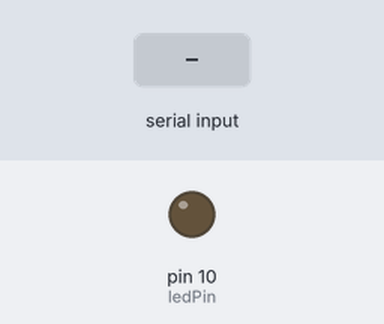
Simulated run of this sketch. Board: Arduino Uno, built with avr-gcc and run on an emulated ATmega328P. Parts: output pins drawn as LEDs (lit = HIGH). The test bench sets the inputs (shaded band). What the sketch prints to the serial monitor is not drawn.

Above: at 1.2 s.
1.3 s: "<blinkGlyph>" received over Serial
At 3.47 s:
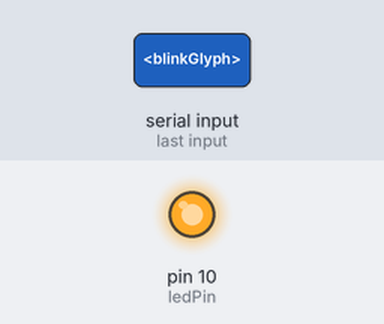
Timing chart, 0 to 10.3 s (numbered marks = the images above; inputs shaded):
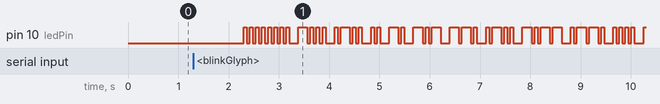

The sketch:

morse-code-blinker.ino
```cpp
/*
  Just Another Morse Code Project by a guy who
  doesn't really understand C++ or Arduino architecture.

  Enjoy!
*/

// Setup defintions
static const int ledPin = 10;
static const int initialTimeUnit = 60;

// This code was originally built and run on an Arduino Uno.
// A 156 char limit might be conservative but I thought I'd
// rather be safer than sorrier?
//
// Change it! Caveat emptor!
static const int phraseSizeLimit = 156;

static const bool debugMode = true;
static const bool testMode = false;

struct morseCodes {
  private:
  /*
    I don't know a whole lot about morse code and the various timings and
    calculations. There's, like a standard word-per-minutes thing and
    there's something about Farnsworth Timing and whatnot.

    No, we're not doing Farnsworth Timing. Just because.

    Anyway, go learn about it: https://morsecode.world/international/timing.html
  */

  // Base units in miliseconds. Change timeUnit to alter all the timings.
  int timeUnit = initialTimeUnit;
  int dit = timeUnit; // dot
  int dah = timeUnit * 3; // dash
  int intra = timeUnit; // gap between dits and dahs within a character
  int inter = (timeUnit * 3); // gap between characters of a word
  int wordDelay = (timeUnit * 7); // gap between words

  /*
    One tragic thing about noodling on the Arduino Uno and C++ was to
    find that hashmaps/dictionaries/key-value data structure types
    were just not easily available to me.

    I ended up using a multidimensional array.

    Each row started with the a char type that is converted to its
    int representation (ie. 'A' = 65).

    Then it's the length of the morse code, as in: how many dits and dahs.

    After that it's the morse code dits and dahs for each letter.

    [
      int that corresponds to the char,
      int of the dit-dah morse code length,
      ints of the dits and dahs,
      ...
    ]
  */
  int codes[53][10] = {
    // Alphabet (26)
    {'A', 2, dit, dah}, // (Assuming timeUnit = 60) dit = 60, intra = 60, dah 180. So, flashing an "a" should total 300.
    {'B', 4, dah, dit, dit, dit},
    {'C', 4, dah, dit, dah, dit},
    {'D', 3, dah, dit, dit},
    {'E', 1, dit},
    {'F', 4, dit, dit, dah, dit},
    {'G', 3, dah, dah, dit},
    {'H', 4, dit, dit, dit, dit},
    {'I', 2, dit, dit},
    {'J', 4, dit, dah, dah, dah},
    {'K', 3, dah, dit, dah},
    {'L', 4, dit, dah, dit, dit},
    {'M', 2, dah, dah},
    {'N', 2, dah, dit},
    {'O', 3, dah, dah, dah},
    {'P', 4, dit, dah, dah, dit},
    {'Q', 4, dah, dah, dit, dah},
    {'R', 3, dit, dah, dit},
    {'S', 3, dit, dit, dit},
    {'T', 1, dah},
    {'U', 3, dit, dit, dah},
    {'V', 4, dit, dit, dit, dah},
    {'W', 3, dit, dah, dah},
    {'X', 4, dah, dit, dit, dah},
    {'Y', 4, dah, dit, dah, dah},
    {'Z', 4, dah, dah, dit, dit},

    // Numerals (10)
    {'0', 5, dah, dah, dah, dah, dah},
    {'1', 5, dit, dah, dah, dah, dah},
    {'2', 5, dit, dit, dah, dah, dah},
    {'3', 5, dit, dit, dit, dah, dah},
    {'4', 5, dit, dit, dit, dit, dah},
    {'5', 5, dit, dit, dit, dit, dit},
    {'6', 5, dah, dit, dit, dit, dit},
    {'7', 5, dah, dah, dit, dit, dit},
    {'8', 5, dah, dah, dah, dit, dit},
    {'9', 5, dah, dah, dah, dah, dit},

    // Space (1)
    {' ', 1, wordDelay},

    // Punctuation (15)
    {'&', 5, dit, dah, dit, dit, dit},
    {'\'', 6, dit, dah, dah, dah, dah, dit},
    {'@', 6, dit, dah, dah, dit, dah, dit},
    {')', 6, dah, dit, dah, dah, dit, dah},
    {'(', 5, dah, dit, dah, dah, dit},
    {':', 6, dah, dah, dah, dit, dit, dit},
    {',', 6, dah, dah, dit, dit, dah, dah},
    {'=', 5, dah, dit, dit, dit, dah},
    {'!', 6, dah, dit, dah, dit, dah, dah},
    {'.', 6, dit, dah, dit, dah, dit, dah},
    {'-', 6, dah, dit, dit, dit, dit, dah},
    /*
      {'%', 15, dah, dah, dah, dah, dah, dah, dit, dit, dah, dit, dah, dah, dah, dah, dah},

      Now this percent sign is interesting. I think this huge
      array overloads the Uno's limited RAM. I suppose multidimensional
      arrays are pretty large memory hogs.

      Because I'm specifying a short int (-32768 to 32767) I think
      the calculation is as follows:

      ex. 56 * 17 * 2 = 1904KBytes

      1904KBytes for 2KBytes of SRAM. That's pretty close and declaring this
      multidimensional array with this row borks everything. So we gotta
      treat this as a special case.
    */
    {'+', 5, dit, dah, dit, dah, dit},
    {'"', 6, dit, dah, dit, dit, dah, dit},
    {'?', 6, dit, dit, dah, dah, dit, dit},
    {'/', 5, dah, dit, dit, dah, dit},

    // Error (1)
    // {-1, 8, dit, dit, dit, dit, dit, dit, dit, dit}
  };

  int error[10] = {-1, 8, dit, dit, dit, dit, dit, dit, dit, dit};

  public:
  // GETTERS START
  int getTimeUnit() {
    return timeUnit;
  }

  int getIntra() {
    return intra;
  }

  int getInter() {
    return inter;
  }
  // GETTERS END

  int* findGlyphArrPtr(char glyph) {
    if(!isAscii(glyph)) {
      return error;
    }

    int index = 0;
    int rows = sizeof codes / sizeof codes[0];

    // This is really an array bounds check to see if we're looking for a
    // character that isn't defined in the letterToMorse array (ie. Ø).
    // Otherwise we'd keep iterating into undefined behavior territory
    // and that's chaos.
    while( (index < rows) && (glyph != codes[index][0]) ) {
      index++;
    }

    bool charNotFound = glyph != codes[index][0];

    if(charNotFound) {
      return error;
    }

    return codes[index];
  }
};

struct morseBlinker {
  private:
  int ledPin;

  String phrase;
  int phraseLength;

  int intra;
  int inter;

  /*
    Prosigns are combinations of 2 or 3 letters
    sent together with no space inbetween.

    ie. no inter spaces

    In this program prosigns are indicated with
    angle brackets: < >

    https://morsecode.world/international/morse.html
  */
  bool isProsign = false;

  long totalDelay = 0;

  bool isTesting = false;
  bool isDebug = false;

  // Meat and potatoes START
  void blinkPhrase() {
    for(int i = 0; i < phraseLength; i++) {
      char glyph = phrase[i];

      if(glyph == '%') {
        blinkPercent();
      } else {
        blinkGlyph(glyph);
        printDebug(0);
      }

      if(shouldBlinkInter(i, glyph)) {
        blinkInter();
      }
    };
  }

  void blinkPercent() {
    blinkGlyph('0', '%', false, true);
    blinkGlyph('/', '\0', true, true);
    blinkGlyph('0', '\0', true);
    printDebug(0);
  }

  // All the crazy params after char glyph came about b/c of the nuttiness of working around '%'. Le sign.
  void blinkGlyph(char glyph, char overrideGlyph = '\0', bool skipPrintGlyph = false, bool forceIntra = false) {
    morseCodes morseCodes;

    int* glyphArr = morseCodes.findGlyphArrPtr(glyph);

    intra = morseCodes.getIntra();
    inter = morseCodes.getInter();

    int ditDahCount = glyphArr[1];

    if(!skipPrintGlyph) {
      printDebug(overrideGlyph ? overrideGlyph : glyph);
    }

    blinkGlyphDitDahs(glyphArr, 2, ditDahCount, forceIntra);
  };

  void blinkGlyphDitDahs(int* glyphArr, int startPosition, int ditDahCount,  bool forceIntra) {
    for(int i = startPosition; (i - startPosition) < ditDahCount; i++) {
      blinkDitDah(glyphArr[i]);
      blinkIntra(i, startPosition, ditDahCount, forceIntra);
    };
  }

  void blinkDitDah(int ditDahValue) {
    printDebug(ditDahValue);
    blinkOn(ditDahValue);
  }

  bool shouldBlinkInter(int index, char glyph) {
    if(isProsign) {
      return false;
    }

    bool isLastChar = index == phraseLength - 1;
    bool isNextCharNotSpace = !isSpace(phrase[index + 1]);
    bool isAlphaNumberOrPunct = isAlphaNumeric(glyph) || isPunct(glyph);

    return !isLastChar && isAlphaNumberOrPunct && isNextCharNotSpace;
  }

  void blinkIntra(int currentPosition, int startPosition, int ditDahCount, bool forceIntra) {
    if( ((currentPosition - startPosition) < (ditDahCount - 1)) || forceIntra) {
      printDebug(intra);
      blinkOff(intra);
    }
  };

  void blinkInter() {
    printDebug(inter);
    blinkOff(inter);
    printDebug(0);
  }

  void blinkOn(int delayLength) {
    totalDelay += delayLength;
    digitalWrite(ledPin, LOW);

    if(isTesting) { return; };

    digitalWrite(ledPin, HIGH);
    delay(delayLength);
    digitalWrite(ledPin, LOW);
  };

  void blinkOff(int delayLength) {
    totalDelay += delayLength;
    digitalWrite(ledPin, LOW);

    if(isTesting) { return; };

    delay(delayLength);
  }

  void printDebug(long value, String callingFunc = __builtin_FUNCTION()) {
    if(!isDebug) { return; }

    if(value == 0) {
      Serial.println();
    } else if(callingFunc == "blinkGlyph") {
      Serial.print(char(value));
      Serial.print(F(": "));
    } else if(callingFunc == "blinkDitDah") {
      Serial.print(value);
    } else if(callingFunc == "blinkInter") {
      Serial.print(F("|: ["));
      Serial.print(value);
      Serial.print(F(" - inter space]"));
    } else if(callingFunc == "blinkIntra") {
      Serial.print(F(" - ["));
      Serial.print(value);
      Serial.print(F("] - "));
    } else if(callingFunc == "blink") {
      Serial.println(F("==========="));
      Serial.print(F("Total time for phrase: "));
      Serial.print(value);
    }
  }
  // Meat and potatoes END

  void setIsProsign() {
    bool isProsignPhrase = (phraseLength <= 5) && (phrase[0] == '<') && (phrase[phraseLength - 1] == '>');

    if(isProsignPhrase) {
      isProsign = true;
      phrase.remove(phraseLength - 1, 1);
      phrase.remove(0, 1);

      phraseLength = phrase.length();
    }
  }

  public:
  // SETTERS START
  void setPhrase(String s) {
    s.toUpperCase();
    phrase = s;
    phraseLength = s.length();

    setIsProsign();
  }

  void setLedPin(int pin) {
    ledPin = pin;
    digitalWrite(ledPin, LOW);
  }

  void setIsTesting(bool testMode) { isTesting = testMode; }
  void setIsDebug(bool debugMode) { isDebug = debugMode; }
  // SETTERS END

  // GETTERS START
  String getPhrase() { return phrase; }
  bool getIsTesting() { return isTesting; }
  bool getIsDebug() { return isDebug; }
  // GETTERS END

  int blink() {
    totalDelay = 0;

    if(phrase.length() > phraseSizeLimit) {
      Serial.println(F(""));
      Serial.print(F("The entered phrase was too long. Phrase length: "));
      Serial.println(phrase.length());

      Serial.print("Phrase limit is: ");
      Serial.println(phraseSizeLimit);
      Serial.println(F(""));

      return 0;
    }

    blinkPhrase();

    printDebug(totalDelay);

    return totalDelay;
  }
};

void spacer(int spaces = 5) {
  for(int i = 0; i < spaces; i++) {
    Serial.println(F(""));
  }
}

morseBlinker setupBlinker(String phrase = "test") {
  morseBlinker blinker;

  blinker.setLedPin(ledPin);
  blinker.setIsDebug(debugMode);
  blinker.setIsTesting(testMode);
  blinker.setPhrase(phrase);

  return blinker;
}

int runMorseBlinker() {
  Serial.println(F("Hi! What're we morse blinking?"));

  while (Serial.available() == 0) {}

  String phrase = Serial.readString();

  return setupBlinker(phrase).blink();
}

/*
  ==================================================================
  BEGIN TEST CODE
  ==================================================================

  With all the weird timings and not being able to read morse code at all
  and trusting myself and my abilities very little I thought that writing
  some tests would go a long way in helping keep my sanity limping along.
*/

struct assertions {
  bool equal(int a, int b, String desc) {
    bool eval = a == b;
    String result = eval ? F("PASS") : F("FAIL");
    String output = String(result + F(" --- ") + desc + F(": ") + a + F(" (actual)") + (eval ? F(" == ") : F(" != ")) + b + F(" (expected)"));

    Serial.println(output);

    return eval;
  }
};

void assertEqual(String testPhrase, int expected, String desc) {
  assertions assertions;
  morseBlinker subject = setupBlinker(testPhrase);

  if(debugMode) {
    Serial.println(F("---------------------------"));
    Serial.print(F("TESTING: "));
    Serial.println(testPhrase);
    spacer(1);

    int actual = subject.blink();
    spacer(2);

    assertions.equal(actual, expected, desc);

    Serial.println(F("---------------------------"));
    spacer(2);
  } else {
    int actual = subject.blink();

    assertions.equal(actual, expected, desc);
  }
}

void tests() {
  spacer(1);

  char testInput[phraseSizeLimit + 1];
  for(int i = 0; (phraseSizeLimit + 1) > i; i++) {
    testInput[i] = 'A';
  }

  assertEqual("a",          300, F("letter 'a' should be 300ms")); // 60 + 60 (intra delay) + 180 = 300ms
  assertEqual("aa a",      1500, F("phrase 'aa a' should be 1500ms")); // a + 180 (inter delay) + a + 420 (wordDelay) + a = 1500ms
  assertEqual(".",         1020, F("punctuation '.' should be 1020ms"));
  assertEqual(".. ! ., @", 7980, F("punctuation '.. ! ., @' should be 7980ms"));
  assertEqual("Paris ",    3000, F("word and trailing space 'Paris ' should be 3000ms"));
  assertEqual("&",          660, F("glyph '&' should be 660ms"));
  assertEqual("%",         3180, F("glyph '%' should be 3180ms"));
  assertEqual("",             0, F("An empty string should be 0ms"));
  assertEqual("#",          900, F("a single non Ascii character should return an error equaling 900ms"));
  assertEqual("<AA>",       600, F("'<AA>' prosign should not tally inter spaces 600ms"));
  assertEqual(testInput,      0, F("Should not run the blinker code if the input is over the phraseSizeLimit"));
}

void runTests() {
  Serial.println(F("Type a thing and press 'enter' to run tests"));

  while (Serial.available() == 0) {}

  Serial.read();

  tests();
}

/*
  ==================================================================
  END TEST CODE
  ==================================================================
*/


/*
  ==================================================================
  Meat and potatoes! If you want to make changes to the code and then
  verify your changes aren't mucking anything up then you'll have to
  uncomment testMorseCoder() in the look() method and uncomment all
  the test code!
  ==================================================================
*/

void setup() {
  pinMode(ledPin, OUTPUT);

  Serial.begin(115200);
  Serial.println(F("BEGIN (listening on 115200) ====================="));
}

void loop() {
  spacer();

  if(testMode) {
    runTests();
  } else {
    runMorseBlinker();
  }
}
```
